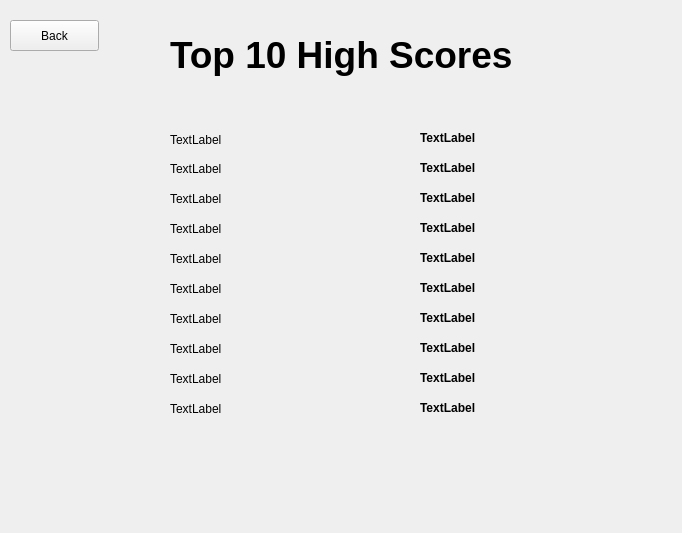
<?xml version="1.0" encoding="UTF-8"?>
<ui version="4.0">
 <class>Scoreboard</class>
 <widget class="QMainWindow" name="Scoreboard">
  <property name="geometry">
   <rect>
    <x>0</x>
    <y>0</y>
    <width>682</width>
    <height>533</height>
   </rect>
  </property>
  <property name="windowTitle">
   <string>Scoreboard</string>
  </property>
  <widget class="QWidget" name="centralWidget">
   <widget class="QLabel" name="highscore">
    <property name="geometry">
     <rect>
      <x>170</x>
      <y>0</y>
      <width>341</width>
      <height>111</height>
     </rect>
    </property>
    <property name="text">
     <string>&lt;html&gt;&lt;head/&gt;&lt;body&gt;&lt;p&gt;&lt;span style=&quot; font-size:28pt; font-weight:600;&quot;&gt;Top 10 High Scores&lt;/span&gt;&lt;/p&gt;&lt;/body&gt;&lt;/html&gt;</string>
    </property>
   </widget>
   <widget class="QLabel" name="user0">
    <property name="geometry">
     <rect>
      <x>170</x>
      <y>130</y>
      <width>171</width>
      <height>20</height>
     </rect>
    </property>
    <property name="text">
     <string>TextLabel</string>
    </property>
   </widget>
   <widget class="QLabel" name="user1">
    <property name="geometry">
     <rect>
      <x>170</x>
      <y>160</y>
      <width>181</width>
      <height>17</height>
     </rect>
    </property>
    <property name="text">
     <string>TextLabel</string>
    </property>
   </widget>
   <widget class="QLabel" name="user2">
    <property name="geometry">
     <rect>
      <x>170</x>
      <y>190</y>
      <width>191</width>
      <height>17</height>
     </rect>
    </property>
    <property name="text">
     <string>TextLabel</string>
    </property>
   </widget>
   <widget class="QLabel" name="user3">
    <property name="geometry">
     <rect>
      <x>170</x>
      <y>220</y>
      <width>201</width>
      <height>17</height>
     </rect>
    </property>
    <property name="text">
     <string>TextLabel</string>
    </property>
   </widget>
   <widget class="QLabel" name="user4">
    <property name="geometry">
     <rect>
      <x>170</x>
      <y>250</y>
      <width>211</width>
      <height>17</height>
     </rect>
    </property>
    <property name="text">
     <string>TextLabel</string>
    </property>
   </widget>
   <widget class="QLabel" name="user5">
    <property name="geometry">
     <rect>
      <x>170</x>
      <y>280</y>
      <width>221</width>
      <height>17</height>
     </rect>
    </property>
    <property name="text">
     <string>TextLabel</string>
    </property>
   </widget>
   <widget class="QLabel" name="user6">
    <property name="geometry">
     <rect>
      <x>170</x>
      <y>310</y>
      <width>191</width>
      <height>17</height>
     </rect>
    </property>
    <property name="text">
     <string>TextLabel</string>
    </property>
   </widget>
   <widget class="QLabel" name="user7">
    <property name="geometry">
     <rect>
      <x>170</x>
      <y>340</y>
      <width>201</width>
      <height>17</height>
     </rect>
    </property>
    <property name="text">
     <string>TextLabel</string>
    </property>
   </widget>
   <widget class="QLabel" name="user8">
    <property name="geometry">
     <rect>
      <x>170</x>
      <y>370</y>
      <width>211</width>
      <height>17</height>
     </rect>
    </property>
    <property name="text">
     <string>TextLabel</string>
    </property>
   </widget>
   <widget class="QLabel" name="user9">
    <property name="geometry">
     <rect>
      <x>170</x>
      <y>400</y>
      <width>201</width>
      <height>17</height>
     </rect>
    </property>
    <property name="text">
     <string>TextLabel</string>
    </property>
   </widget>
   <widget class="QLabel" name="score0">
    <property name="geometry">
     <rect>
      <x>420</x>
      <y>130</y>
      <width>141</width>
      <height>17</height>
     </rect>
    </property>
    <property name="font">
     <font>
      <weight>75</weight>
      <bold>true</bold>
     </font>
    </property>
    <property name="text">
     <string>&lt;html&gt;&lt;head/&gt;&lt;body&gt;&lt;p&gt;TextLabel&lt;/p&gt;&lt;/body&gt;&lt;/html&gt;</string>
    </property>
    <property name="textFormat">
     <enum>Qt::AutoText</enum>
    </property>
   </widget>
   <widget class="QLabel" name="score1">
    <property name="geometry">
     <rect>
      <x>420</x>
      <y>160</y>
      <width>141</width>
      <height>17</height>
     </rect>
    </property>
    <property name="font">
     <font>
      <weight>75</weight>
      <bold>true</bold>
     </font>
    </property>
    <property name="text">
     <string>&lt;html&gt;&lt;head/&gt;&lt;body&gt;&lt;p&gt;&lt;span style=&quot; font-weight:600;&quot;&gt;TextLabel&lt;/span&gt;&lt;/p&gt;&lt;/body&gt;&lt;/html&gt;</string>
    </property>
   </widget>
   <widget class="QLabel" name="score2">
    <property name="geometry">
     <rect>
      <x>420</x>
      <y>190</y>
      <width>141</width>
      <height>17</height>
     </rect>
    </property>
    <property name="font">
     <font>
      <weight>75</weight>
      <bold>true</bold>
     </font>
    </property>
    <property name="text">
     <string>&lt;html&gt;&lt;head/&gt;&lt;body&gt;&lt;p&gt;&lt;span style=&quot; font-weight:600;&quot;&gt;TextLabel&lt;/span&gt;&lt;/p&gt;&lt;/body&gt;&lt;/html&gt;</string>
    </property>
   </widget>
   <widget class="QLabel" name="score3">
    <property name="geometry">
     <rect>
      <x>420</x>
      <y>220</y>
      <width>141</width>
      <height>17</height>
     </rect>
    </property>
    <property name="font">
     <font>
      <weight>75</weight>
      <bold>true</bold>
     </font>
    </property>
    <property name="text">
     <string>&lt;html&gt;&lt;head/&gt;&lt;body&gt;&lt;p&gt;&lt;span style=&quot; font-weight:600;&quot;&gt;TextLabel&lt;/span&gt;&lt;/p&gt;&lt;/body&gt;&lt;/html&gt;</string>
    </property>
   </widget>
   <widget class="QLabel" name="score4">
    <property name="geometry">
     <rect>
      <x>420</x>
      <y>250</y>
      <width>141</width>
      <height>17</height>
     </rect>
    </property>
    <property name="font">
     <font>
      <weight>75</weight>
      <bold>true</bold>
     </font>
    </property>
    <property name="text">
     <string>&lt;html&gt;&lt;head/&gt;&lt;body&gt;&lt;p&gt;&lt;span style=&quot; font-weight:600;&quot;&gt;TextLabel&lt;/span&gt;&lt;/p&gt;&lt;/body&gt;&lt;/html&gt;</string>
    </property>
   </widget>
   <widget class="QLabel" name="score5">
    <property name="geometry">
     <rect>
      <x>420</x>
      <y>280</y>
      <width>141</width>
      <height>17</height>
     </rect>
    </property>
    <property name="font">
     <font>
      <weight>75</weight>
      <bold>true</bold>
     </font>
    </property>
    <property name="text">
     <string>&lt;html&gt;&lt;head/&gt;&lt;body&gt;&lt;p&gt;&lt;span style=&quot; font-weight:600;&quot;&gt;TextLabel&lt;/span&gt;&lt;/p&gt;&lt;/body&gt;&lt;/html&gt;</string>
    </property>
   </widget>
   <widget class="QLabel" name="score6">
    <property name="geometry">
     <rect>
      <x>420</x>
      <y>310</y>
      <width>141</width>
      <height>17</height>
     </rect>
    </property>
    <property name="font">
     <font>
      <weight>75</weight>
      <bold>true</bold>
     </font>
    </property>
    <property name="text">
     <string>&lt;html&gt;&lt;head/&gt;&lt;body&gt;&lt;p&gt;&lt;span style=&quot; font-weight:600;&quot;&gt;TextLabel&lt;/span&gt;&lt;/p&gt;&lt;/body&gt;&lt;/html&gt;</string>
    </property>
   </widget>
   <widget class="QLabel" name="score7">
    <property name="geometry">
     <rect>
      <x>420</x>
      <y>340</y>
      <width>141</width>
      <height>17</height>
     </rect>
    </property>
    <property name="font">
     <font>
      <weight>75</weight>
      <bold>true</bold>
     </font>
    </property>
    <property name="text">
     <string>&lt;html&gt;&lt;head/&gt;&lt;body&gt;&lt;p&gt;&lt;span style=&quot; font-weight:600;&quot;&gt;TextLabel&lt;/span&gt;&lt;/p&gt;&lt;/body&gt;&lt;/html&gt;</string>
    </property>
   </widget>
   <widget class="QLabel" name="score8">
    <property name="geometry">
     <rect>
      <x>420</x>
      <y>370</y>
      <width>141</width>
      <height>17</height>
     </rect>
    </property>
    <property name="font">
     <font>
      <weight>75</weight>
      <bold>true</bold>
     </font>
    </property>
    <property name="text">
     <string>&lt;html&gt;&lt;head/&gt;&lt;body&gt;&lt;p&gt;&lt;span style=&quot; font-weight:600;&quot;&gt;TextLabel&lt;/span&gt;&lt;/p&gt;&lt;/body&gt;&lt;/html&gt;</string>
    </property>
   </widget>
   <widget class="QLabel" name="score9">
    <property name="geometry">
     <rect>
      <x>420</x>
      <y>400</y>
      <width>141</width>
      <height>17</height>
     </rect>
    </property>
    <property name="font">
     <font>
      <weight>75</weight>
      <bold>true</bold>
     </font>
    </property>
    <property name="text">
     <string>&lt;html&gt;&lt;head/&gt;&lt;body&gt;&lt;p&gt;&lt;span style=&quot; font-weight:600;&quot;&gt;TextLabel&lt;/span&gt;&lt;/p&gt;&lt;/body&gt;&lt;/html&gt;</string>
    </property>
   </widget>
   <widget class="QPushButton" name="goback">
    <property name="geometry">
     <rect>
      <x>10</x>
      <y>20</y>
      <width>89</width>
      <height>31</height>
     </rect>
    </property>
    <property name="text">
     <string>Back</string>
    </property>
   </widget>
  </widget>
 </widget>
 <layoutdefault spacing="6" margin="11"/>
 <resources/>
 <connections/>
</ui>
